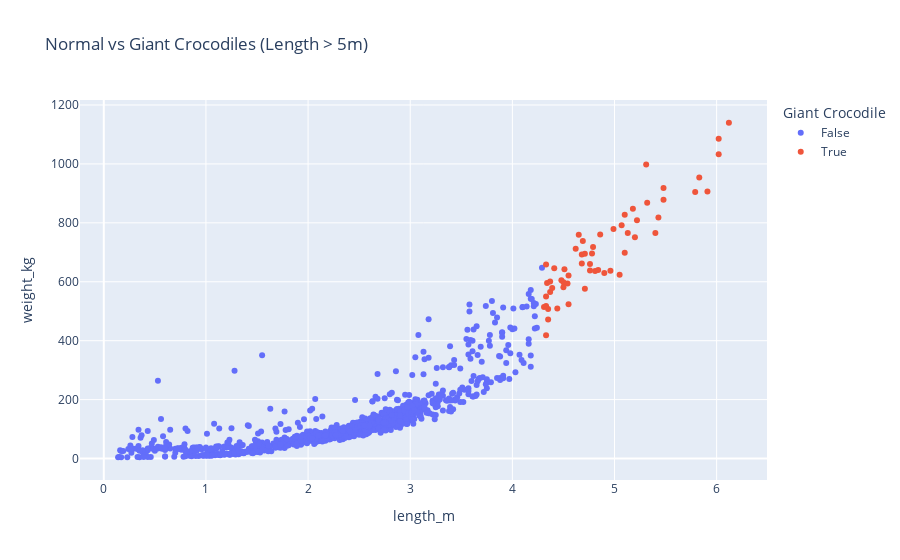

Notebook code for this chart:
### Code cell
# Filter crocodiles classified as "giants" (length > 5m and adults only)
giants = df[(df["length_m"] > 5) & (df["age_class"] == "Adult")] 

# Create a scatter plot of length vs weight
fig = px.scatter(
    df,
    x="length_m",
    y="weight_kg",
    color=df["length_m"] > 4.3, # Highlight crocodiles with length > 4.3m as potential "giants"
    title="Normal vs Giant Crocodiles (Length > 5m)",
    labels={"color": "Giant Crocodile"}
)
fig.show()

display(giants)

### Figure 1 — Plotly figure (JSON) as saved in the notebook; plotly's stock layout.template omitted (floating-point values rounded to 4 significant figures; data arrays with more than 128 entries replaced by an {"elided": "..."} marker saying what was removed)
{"data": [{"hovertemplate": "Giant Crocodile=False<br>length_m=%{x}<br>weight_kg=%{y}<extra></extra>", "legendgroup": "False", "marker": {"color": "#636efa", "symbol": "circle"}, "mode": "markers", "name": "False", "orientation": "v", "showlegend": true, "type": "scatter", "x": {"elided": "943 float values"}, "xaxis": "x", "y": {"elided": "943 float values"}, "yaxis": "y"}, {"hovertemplate": "Giant Crocodile=True<br>length_m=%{x}<br>weight_kg=%{y}<extra></extra>", "legendgroup": "True", "marker": {"color": "#EF553B", "symbol": "circle"}, "mode": "markers", "name": "True", "orientation": "v", "showlegend": true, "type": "scatter", "x": [4.37, 4.65, 4.71, 5.83, 5.43, 4.9, 4.34, 5.07, 4.86, 4.68, 5.1, 4.55, 5.22, 4.55, 6.02, 5.48, 5.32, 4.62, 5.91, 6.02, 5.18, 4.96, 4.33, 4.78, 6.12, 5.1, 4.33, 5.31, 4.41, 4.71, 5.79, 5.4, 4.35, 4.37, 4.99, 4.31, 4.69, 4.44, 5.05, 4.51, 4.76, 4.35, 4.39, 4.33, 4.33, 4.76, 4.48, 4.81, 5.2, 5.48, 4.79, 4.54, 4.84, 5.13, 4.5, 4.5, 4.68], "xaxis": "x", "y": [565.0, 759.8, 576.6, 953.9, 818.2, 629.7, 596.2, 791.7, 760.5, 692.4, 827.2, 524.1, 809.0, 621.4, 1033.0, 878.6, 868.3, 712.0, 906.6, 1086.0, 848.2, 637.2, 658.3, 696.0, 1140.0, 698.8, 550.0, 998.3, 646.1, 695.5, 904.4, 765.7, 507.6, 601.3, 779.4, 514.4, 738.4, 509.4, 624.1, 642.3, 638.5, 472.1, 578.9, 418.1, 517.9, 660.4, 604.8, 636.5, 751.3, 918.4, 718.2, 593.9, 639.9, 765.1, 598.5, 581.0, 661.7], "yaxis": "y"}], "layout": {"legend": {"title": {"text": "Giant Crocodile"}, "tracegroupgap": 0}, "title": {"text": "Normal vs Giant Crocodiles (Length > 5m)"}, "xaxis": {"anchor": "y", "domain": [0, 1], "title": {"text": "length_m"}}, "yaxis": {"anchor": "x", "domain": [0, 1], "title": {"text": "weight_kg"}}}}
